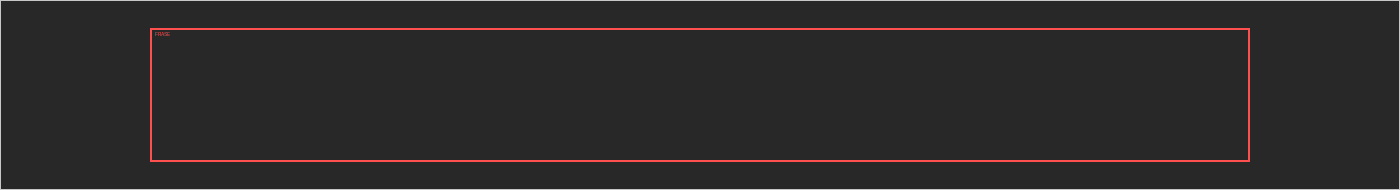
#> input picture arte/referencias/carga_marco_frase_guia.png, 2800 x 380 px (shown at 1/2 size)
$ python -i piel.py   (imports and definitions only)
#> lines starting #> are read from the running program, lines starting #| are printed output that depends on the picture
#> further down, picture is the input picture: PIL image 2800x380 RGB; mean R, G, B 45.9, 42.7, 42.7
"""Piel de la interfaz: arma assets/ui/piel/ desde las texturas originales.

Pedido (2026-10-15): "cambiar la UI, solo piel", empezando por la barra
superior, el panel de Política y las pestañas militares. El usuario corre el
build, que arma ui_para_claude.zip con el inventario y las texturas del juego;
con eso se hace todo esto (2026-10-16).

Dos caminos, los dos en arte/piel_interfaz.yaml:

  retexturar  marcos, barras, paneles y botones: se conserva la forma, el
              relieve y la transparencia del original (así todo sigue
              calzando con los .gui del juego) y se le pone el material del
              mod (el mismo metal grafito de fondo_ventanas). Los dorados y
              bronces pasan al acento verde azulado; los demás colores
              (rojos, verdes, azules) significan algo y quedan como están.
  iconos      dibujos nuevos pedidos a ChatGPT (tipo ui_icon): los de la
              barra de herramientas van sobre la placa del botón, sin el
              dibujo viejo; los de recursos reemplazan al ícono entero.

    python3 -m tools.arte.arte piel [carpeta con originales/]

El build no necesita nada de esto: solo copia assets/ui/piel/ (ui_skin.py).
"""

from __future__ import annotations

from pathlib import Path

REPO = Path(__file__).resolve().parents[2]
SPEC = REPO / "arte" / "piel_interfaz.yaml"
SKIN = REPO / "assets" / "ui" / "piel"
ICONS = REPO / "assets" / "ui" / "piel_iconos"
# donde quedó el zip del usuario descomprimido (carpeta compartida del proyecto)
ORIGINALES = Path("/mnt/project-files/arte/ui_originales")

# paleta: sombras grafito azuladas, medios acero, luces acero claro
BASE = {"black": (6, 9, 12), "mid": (62, 72, 80), "white": (205, 220, 228), "midpoint": 96}
ACENTO = {"black": (0, 18, 22), "mid": (20, 140, 150), "white": (165, 250, 240), "midpoint": 90}
# tonos dorados, bronces y marrones (H de PIL, 0-255): esos pasan al acento
DORADO = (8, 42)

# 2026-11-03 (maquetas aprobadas: "cristal y cobre de base"): sobre lo de arriba
# (grafito + verde azulado) va un segundo paso, cristal_y_cobre(): lo oscuro
# pasa a cristal (negro azulado verdoso), los bordes y relieves claros a cobre
# y el verde azulado del acento también a cobre. Los demás colores (rojo,
# verde, azul: significan algo) quedan.
# rampa por brillo: (brillo del grafito, color nuevo)
# 2026-11-03 (captura: el cobre de los íconos salía naranja fuego): cobre más metálico
CRISTAL = [(0, (3, 8, 11)), (30, (14, 25, 31)), (50, (30, 40, 44)), (64, (78, 56, 40)),
           (85, (138, 100, 72)), (110, (184, 140, 106)), (150, (214, 182, 152)),
           (185, (230, 214, 192)), (255, (246, 240, 230))]
COBRE = [(0, (22, 12, 6)), (60, (84, 54, 34)), (120, (156, 112, 80)), (190, (214, 178, 146)),
         (255, (246, 228, 208))]
TURQUESA = (100, 150)   # H de PIL del acento verde azulado que pasa a cobre


# [53 lines left out: functions cargar, _material, _tile, retexturar, not called in this run]


def _rampa(puntos):
    """Tabla de 256 colores interpolando la rampa (brillo -> color)."""
    tabla = []
    for v in range(256):
        for (a, ca), (b, cb) in zip(puntos, puntos[1:]):
            if a <= v <= b:
                t = (v - a) / (b - a) if b > a else 0
                tabla.append(tuple(round(ca[i] + (cb[i] - ca[i]) * t) for i in range(3)))
                break
    return tabla


def cristal_y_cobre(img, todo: bool = False):
    """Grafito -> cristal, relieves claros y acento verde azulado -> cobre.
    Misma forma y transparencia; los colores que dicen algo quedan."""
#> called with todo = False
    from PIL import Image, ImageChops
    img = img.convert("RGBA")
    alpha = img.getchannel("A")
#> alpha: PIL image 2800x380 L; every value is 255
    rgb = img.convert("RGB")
    lum = rgb.convert("L")
    if min(img.size) >= 48:
        # el cristal es liso: se borran las rayitas del grafito, los bordes quedan
        from PIL import ImageFilter
        lum = lum.filter(ImageFilter.MedianFilter(3))
    def pintar(rampa):
        t = _rampa(rampa)
        return Image.merge("RGB", [lum.point([c[i] for c in t]) for i in range(3)])
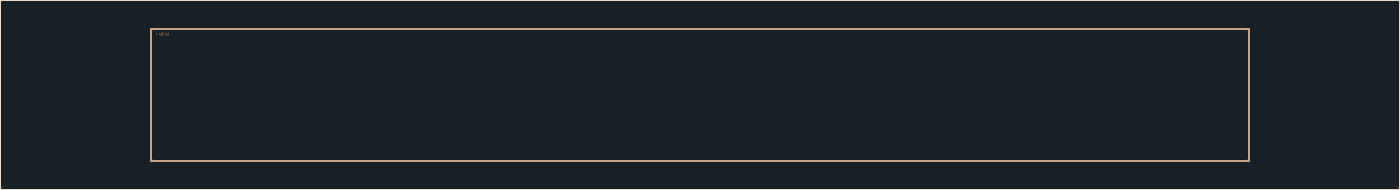
#> returned value: PIL image 2800x380 RGB (shown at 1/2 size); mean R, G, B 27.8, 36.7, 41.7
    vidrio = pintar(CRISTAL)
    cobre = pintar(COBRE)
#> in pintar (call 2), `return Image.merge("RGB", [lum.point([c[i] for c in t]) for i in range..`:
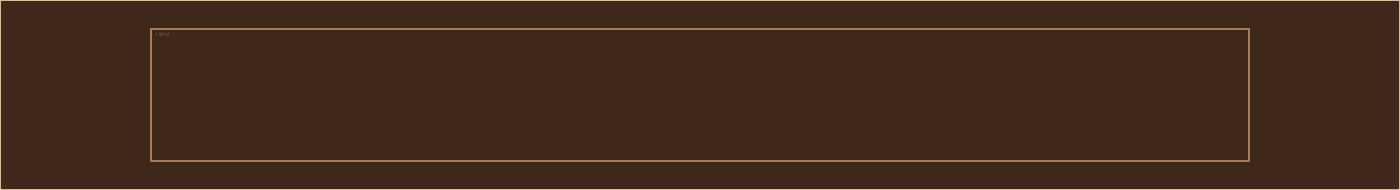
#> returned value: PIL image 2800x380 RGB (shown at 1/2 size); mean R, G, B 66.8, 43.3, 27.8
    hue, sat, val = rgb.convert("HSV").split()
#> hue: PIL image 2800x380 L; every value is 0
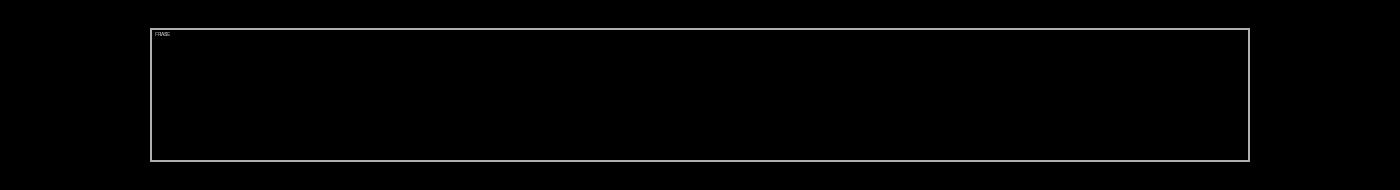
#> sat: PIL image 2800x380 L (shown at 1/2 size); min 0, max 175, mean 3.3
    color = ImageChops.multiply(sat.point(lambda x: 0 if x < 45 else min(255, (x - 45) * 3)),
                                val.point(lambda x: 0 if x < 30 else min(255, (x - 30) * 4)))
    turq = ImageChops.multiply(color, hue.point(lambda x: 255 if TURQUESA[0] <= x <= TURQUESA[1] else 0))
    otro = ImageChops.multiply(color, ImageChops.invert(hue.point(lambda x: 255 if TURQUESA[0] <= x <= TURQUESA[1] else 0)))
    if todo:
        # retexturar_todo (2026-11-03): los botones verdes del juego también pasan a cobre
        turq, otro = color, Image.new("L", img.size, 0)
    out = Image.composite(rgb, vidrio, otro)
    out = Image.composite(cobre, out, turq).convert("RGBA")
#> out: PIL image 2800x380 RGBA
    out.putalpha(alpha)
    return out


# [68 lines left out: functions boton_nuevo, convertir_a_cobre, _icono_path, not called in this run]


def _es_nuevo(ident: str) -> bool:
    """Ícono del rediseño (ya viene en cobre/bronce): no se recolorea, solo su placa."""
    return _icono_path(ident).stem.endswith("_v2") or ident.startswith("juego_")


def _frames(img, n: int):
    fw = img.width // n
    return [img.crop((i * fw, 0, (i + 1) * fw, img.height)) for i in range(n)]


# [106 lines left out: functions _join, _fit, _brillo, _contraste, _halo, _placa and 3 more, not called in this run]


# 2026-11-07 (capturas del diseñador: "agrandalas un poco"): los módulos nuevos ocupaban la caja
# del dibujo original, que en el juego deja mucho aire; crecen un 40 % (sin salirse del cuadro)
AGRANDAR_DISENADOR = 1.4


# [243 lines left out: functions _agrandar, _marcas_naranjas, _en_caja, _icono, _tira, _escribir and 2 more, not called in this run]

>>> from PIL import Image
>>> picture = Image.open('../../arte/referencias/carga_marco_frase_guia.png')
>>> result = cristal_y_cobre(picture)
